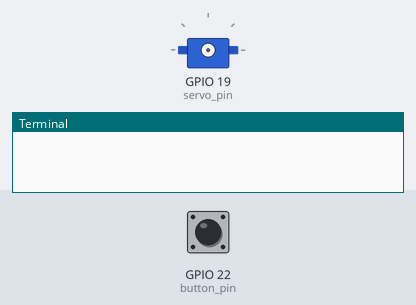
Bench run of a program on a simulated Raspberry Pi (BCM pin numbers). Parts: servo, the last lines printed to the terminal. The inputs (shaded band) are chosen by the test bench; at power-on: GPIO 22 (button_pin) HIGH. Servo angles are drawn from the pulse width (0.5 ms = 0°, 2.5 ms = 180°).

Above: at 1.2 s.
1.3 s: GPIO 22 (button_pin) pulled LOW for 0.15 s
2.9 s: GPIO 22 (button_pin) pulled LOW for 1 s
At 4.2 s:
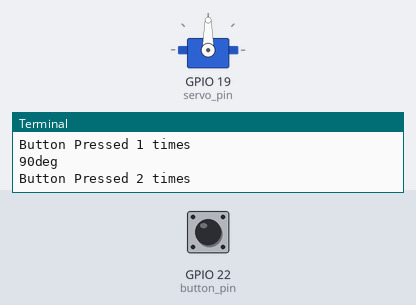
5.4 s: GPIO 22 (button_pin) pulled LOW for 0.15 s
At 6.1 s:
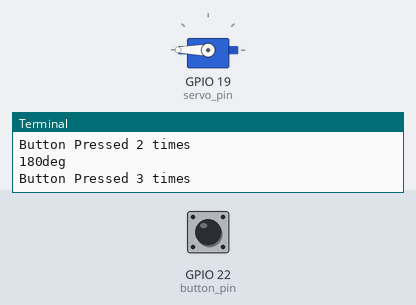
Timing chart, 0 to 8.4 s (numbered marks = the images above; inputs shaded):
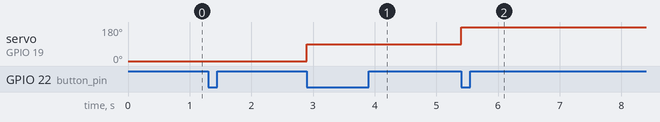

The program:

Keyboard4.py
```python
import RPi.GPIO as GPIO

button_pin = 22
servo_pin = 19
button_count = 0

GPIO.setmode(GPIO.BCM)
GPIO.setup(button_pin, GPIO.IN, pull_up_down=GPIO.PUD_UP)
GPIO.setup(servo_pin, GPIO.OUT)
servo_pwm = GPIO.PWM(servo_pin, 50)
servo_pwm.start(0)
servo_min = 2.5
servo_max = 12.5

def button_callback(channel):
	global button_count
	button_count += 1
	mode = button_count%3
	if mode == 0:
		print("180deg")
		servo_pwm.ChangeDutyCycle(servo_min+(servo_max-servo_min)/180*180)
	elif mode == 1:
		print("0deg")
		servo_pwm.ChangeDutyCycle(servo_min+(servo_max-servo_min)/180*0)
	else:
		print("90deg")
		servo_pwm.ChangeDutyCycle(servo_min+(servo_max-servo_min)/180*90)

	print("Button Pressed "+str(button_count)+" times")

GPIO.add_event_detect(button_pin, GPIO.FALLING, callback=button_callback)
try:
	while True:
		pass
except KeyboardInterrupt:
	GPIO.cleanup()
	print("GPIO Cleaned Up")
```

Measured:
- after the input at 2.9 s, servo on GPIO 19 (servo_pin): 0° → 90° at once
- after the input at 5.4 s, servo on GPIO 19 (servo_pin): 90° → 180° at once
